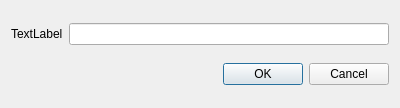
<?xml version="1.0" encoding="UTF-8"?>
<ui version="4.0">
 <class>ConnectionParametersDialog</class>
 <widget class="QDialog" name="ConnectionParametersDialog">
  <property name="geometry">
   <rect>
    <x>0</x>
    <y>0</y>
    <width>400</width>
    <height>108</height>
   </rect>
  </property>
  <property name="windowTitle">
   <string>Dialog</string>
  </property>
  <layout class="QVBoxLayout" name="verticalLayout">
   <item>
    <layout class="QHBoxLayout" name="horizontalLayout">
     <item>
      <widget class="QLabel" name="labelConnectionName">
       <property name="text">
        <string>TextLabel</string>
       </property>
      </widget>
     </item>
     <item>
      <widget class="QLineEdit" name="lineEditConnectionName"/>
     </item>
    </layout>
   </item>
   <item>
    <widget class="QDialogButtonBox" name="buttonBox">
     <property name="orientation">
      <enum>Qt::Horizontal</enum>
     </property>
     <property name="standardButtons">
      <set>QDialogButtonBox::Cancel|QDialogButtonBox::Ok</set>
     </property>
    </widget>
   </item>
  </layout>
 </widget>
 <resources/>
 <connections>
  <connection>
   <sender>buttonBox</sender>
   <signal>accepted()</signal>
   <receiver>ConnectionParametersDialog</receiver>
   <slot>accept()</slot>
   <hints>
    <hint type="sourcelabel">
     <x>248</x>
     <y>254</y>
    </hint>
    <hint type="destinationlabel">
     <x>157</x>
     <y>274</y>
    </hint>
   </hints>
  </connection>
  <connection>
   <sender>buttonBox</sender>
   <signal>rejected()</signal>
   <receiver>ConnectionParametersDialog</receiver>
   <slot>reject()</slot>
   <hints>
    <hint type="sourcelabel">
     <x>316</x>
     <y>260</y>
    </hint>
    <hint type="destinationlabel">
     <x>286</x>
     <y>274</y>
    </hint>
   </hints>
  </connection>
 </connections>
</ui>
